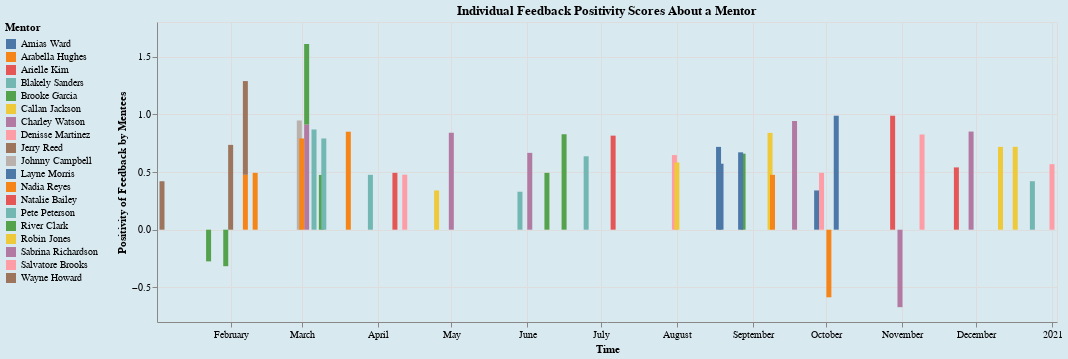

Notebook code for this chart:
### Markdown cell above
# We have decided to use this graph for individual feedback of Mentors

### Code cell
selection = alt.selection_multi(fields=['mentor_full_name'], on='mouseover', bind='legend')


mentor_bar = alt.Chart(source, title="Individual Feedback Positivity Scores About a Mentor").mark_bar().encode(
    alt.X('datetime', title='Time'),
    alt.Y('vader_score', title='Positivity of Feedback by Mentees'),
    color=alt.condition(selection, alt.Color('mentor_full_name:N',
                                             title="Mentor",
                                             legend=alt.Legend(orient="left")),
                        alt.value('lightgray')),
    
    opacity=alt.condition(selection, alt.value(1), alt.value(0.2)),
    tooltip=[alt.Tooltip('mentor_full_name', title='Mentor'),
             alt.Tooltip('feedback_outcome', title='Feedback Outcome'),
             alt.Tooltip('mentee_full_name', title='Mentee'),
             alt.Tooltip('feedback', title='Feedback Given')]
).configure_range(
    category={'scheme': 'dark2'}
).properties(
    width=900,
    selection=selection
).add_selection(
    selection
)

mentor_bar.configure_title(fontSize=26).configure(background='#D9E9F0'
           ).interactive()

### Figure 1 — Vega-Lite specification as saved in the notebook (floating-point values rounded to 4 significant figures)
{"config": {"view": {"continuousWidth": 400, "continuousHeight": 300}, "background": "#D9E9F0"}, "data": {"name": "data-c72bae3c57eb5b757673293a4bc6bd5b"}, "mark": "bar", "encoding": {"color": {"condition": {"field": "mentor_full_name", "legend": {"orient": "left"}, "title": "Mentor", "type": "nominal", "selection": "selector058"}, "value": "lightgray"}, "opacity": {"condition": {"value": 1, "selection": "selector058"}, "value": 0.2}, "tooltip": [{"field": "mentor_full_name", "title": "Mentor", "type": "nominal"}, {"field": "feedback_outcome", "title": "Feedback Outcome", "type": "nominal"}, {"field": "mentee_full_name", "title": "Mentee", "type": "nominal"}, {"field": "feedback", "title": "Feedback Given", "type": "nominal"}], "x": {"field": "datetime", "title": "Time", "type": "temporal"}, "y": {"field": "vader_score", "title": "Positivity of Feedback by Mentees", "type": "quantitative"}}, "selection": {"selector058": {"type": "multi", "fields": ["mentor_full_name"], "on": "mouseover", "bind": "legend"}, "selector059": {"type": "interval", "bind": "scales", "encodings": ["x", "y"]}}, "title": "Individual Feedback Positivity Scores About a Mentor", "width": 900, "$schema": "https://vega.github.io/schema/vega-lite/v4.17.0.json", "datasets": {"data-c72bae3c57eb5b757673293a4bc6bd5b": [{"ticket_id": "RGY31mG14606sC3B", "mentor_id": "UY340CfO5dJ2S210", "mentee_id": "8v417YeUI850jS3Z", "feedback": "I have many hours of undergraduate accounting and finance course work under my belt and this class gives you a tremendous overview of financial statement analysis. The only disadvantage is that the professor creates the workbooks for you and you only have to answer conceptual questions. While this would be great for some, I was hoping for some more hands on work to practice.", "mentee_first_name": "Brady", "mentee_last_name": "Parker", "mentee_full_name": "Brady Parker", "mentor_first_name": "Jerry", "mentor_last_name": "Reed", "mentor_full_name": "Jerry Reed", "datetime": "2020-02-01T00:00:00", "feedback_outcome": "Positive", "vader_score": 0.7351}, {"ticket_id": "1R4587z1caGB1B7u", "mentor_id": "630lhQ431nA0Nz3s", "mentee_id": "yIBKz628y1Ol4538", "feedback": "Great introduction to Accounting Analytics. Unexpected lecturing dialogues. Could have more analytics or additional or optional problem sets to explore more deeply.", "mentee_first_name": "Bo", "mentee_last_name": "Reed", "mentee_full_name": "Bo Reed", "mentor_first_name": "Layne", "mentor_last_name": "Morris", "mentor_full_name": "Layne Morris", "datetime": "2020-09-27T00:00:00", "feedback_outcome": "Positive", "vader_score": 0.34}, {"ticket_id": "21x781Q7Ayo4mgE8", "mentor_id": "8lC6bv1xtG1046M6", "mentee_id": "4A763H2DOZxo68Z3", "feedback": "Very useful and comprehensive", "mentee_first_name": "Matthew", "mentee_last_name": "Miller", "mentee_full_name": "Matthew Miller", "mentor_first_name": "Sabrina", "mentor_last_name": "Richardson", "mentor_full_name": "Sabrina Richardson", "datetime": "2020-06-02T00:00:00", "feedback_outcome": "Positive", "vader_score": 0.6659}, {"ticket_id": "20gp7c24Fx6h4D6g", "mentor_id": "J4o388P4plF5RY70", "mentee_id": "q742317EX47IcugF", "feedback": "This is a really good survey class in the potential of 3d printing, with examples of how individuals can empower themselves and others without the obstacles of traditional tooling, with a relatively short learning curve and low investment. It also demonstrates the ways in which, now and increasingly in the future, we'll all be capable of designing the solutions to our own problems with increasing agility!The only thing that could make it better would be to have more design challenges!Thanks!", "mentee_first_name": "Caden", "mentee_last_name": "Miller", "mentee_full_name": "Caden Miller", "mentor_first_name": "Salvatore", "mentor_last_name": "Brooks", "mentor_full_name": "Salvatore Brooks", "datetime": "2020-11-09T00:00:00", "feedback_outcome": "Positive", "vader_score": 0.825}, {"ticket_id": "46P6Sw8gLI5Q2N14", "mentor_id": "6602Q4ljE112heWg", "mentee_id": "b77WF13NE25b3h8F", "feedback": "Nice course, a difficult one but very challengeable. Nice structure and easy to understand.I wanted to refresh my knowledge in anatomy and in such gained a whole lot more in return.Thanks to the Professors for their time and effort in making this MOOC.Very pleased.", "mentee_first_name": "Sarai", "mentee_last_name": "Price", "mentee_full_name": "Sarai Price", "mentor_first_name": "Johnny", "mentor_last_name": "Campbell", "mentor_full_name": "Johnny Campbell", "datetime": "2020-02-29T00:00:00", "feedback_outcome": "Positive", "vader_score": 0.9466}, {"ticket_id": "tka207qsi63j7X24", "mentor_id": "eA81PAI415m8Tw61", "mentee_id": "Wn68P028X06LpIz2", "feedback": "Very well done! Contents, delivery, clarity, everything was top notch. Thank you!", "mentee_first_name": "Ryan", "mentee_last_name": "Morales", "mentee_full_name": "Ryan Morales", "mentor_first_name": "Callan", "mentor_last_name": "Jackson", "mentor_full_name": "Callan Jackson", "datetime": "2020-09-08T00:00:00", "feedback_outcome": "Positive", "vader_score": 0.8392}, {"ticket_id": "ZrghZ0y5G3S34618", "mentor_id": "yC6d561OJiK355j5", "mentee_id": "L4o15LRyu4L8138J", "feedback": "Great course!", "mentee_first_name": "Caiden", "mentee_last_name": "Stewart", "mentee_full_name": "Caiden Stewart", "mentor_first_name": "Brooke", "mentor_last_name": "Garcia", "mentor_full_name": "Brooke Garcia", "datetime": "2020-08-28T00:00:00", "feedback_outcome": "Positive", "vader_score": 0.6588}, {"ticket_id": "O26z0D5yJ3h5RA40", "mentor_id": "qt64H1zC3z68h4L7", "mentee_id": "8izPp7iMC8v18014", "feedback": "As an introduction course its very helpful. It has just what you need to get started.", "mentee_first_name": "Naya", "mentee_last_name": "Rivera", "mentee_full_name": "Naya Rivera", "mentor_first_name": "Nadia", "mentor_last_name": "Reyes", "mentor_full_name": "Nadia Reyes", "datetime": "2020-09-09T00:00:00", "feedback_outcome": "Positive", "vader_score": 0.4754}, {"ticket_id": "c5t3d1pL8x55Vc24", "mentor_id": "630lhQ431nA0Nz3s", "mentee_id": "0vt3g7SG58W521WL", "feedback": "Excellent introduction to Ableton", "mentee_first_name": "Kylie", "mentee_last_name": "Miller", "mentee_full_name": "Kylie Miller", "mentor_first_name": "Layne", "mentor_last_name": "Morris", "mentor_full_name": "Layne Morris", "datetime": "2020-08-19T00:00:00", "feedback_outcome": "Positive", "vader_score": 0.5719}, {"ticket_id": "6C2o65vy07z3oKm4", "mentor_id": "470KQ6il1DzVH757", "mentee_id": "mfsG0s78v4025G8g", "feedback": "Hello!My name is Ahmed from Egypt, I am 3D Hubs Mayor. I think it's The first course in the internet which will give you the opportunity to know a lot of things about 3D Printing so stay tuned and register now if you interested in 3D printing.Cheers,", "mentee_first_name": "Edith", "mentee_last_name": "Ramirez", "mentee_full_name": "Edith Ramirez", "mentor_first_name": "River", "mentor_last_name": "Clark", "mentor_full_name": "River Clark", "datetime": "2020-03-03T00:00:00", "feedback_outcome": "Positive", "vader_score": 0.6996}, {"ticket_id": "30ICg1B1d6COF100", "mentor_id": "J4o388P4plF5RY70", "mentee_id": "41mm8q3722h1RFAr", "feedback": "I really appreicated the tools and techniques presented in the course. Very very valuable for Merger and Acqusition projects that I will be involved in (if ever)", "mentee_first_name": "Quinn", "mentee_last_name": "Bailey", "mentee_full_name": "Quinn Bailey", "mentor_first_name": "Salvatore", "mentor_last_name": "Brooks", "mentor_full_name": "Salvatore Brooks", "datetime": "2021-01-01T00:00:00", "feedback_outcome": "Positive", "vader_score": 0.5678}, {"ticket_id": "znT1hR0f3bs07063", "mentor_id": "8lC6bv1xtG1046M6", "mentee_id": "0t37ka6108elvkC5", "feedback": "Excellent but tough course ,you need to work and it is not simply called advanced Algorithms and Complexity.You will be forced to test your code properly ,even if you didn't do it properly in the previous specialisation course.", "mentee_first_name": "Aidan", "mentee_last_name": "Mendoza", "mentee_full_name": "Aidan Mendoza", "mentor_first_name": "Sabrina", "mentor_last_name": "Richardson", "mentor_full_name": "Sabrina Richardson", "datetime": "2020-10-31T00:00:00", "feedback_outcome": "Negative", "vader_score": -0.6715}, {"ticket_id": "60F60dl3iJ1tSb50", "mentor_id": "qt64H1zC3z68h4L7", "mentee_id": "FF1wo6Zr6Z4464H0", "feedback": "Good course . A must take for beginners !", "mentee_first_name": "Stella", "mentee_last_name": "Chavez", "mentee_full_name": "Stella Chavez", "mentor_first_name": "Nadia", "mentor_last_name": "Reyes", "mentor_full_name": "Nadia Reyes", "datetime": "2020-02-11T00:00:00", "feedback_outcome": "Positive", "vader_score": 0.4926}, {"ticket_id": "Juu2Z400z4573thE", "mentor_id": "470KQ6il1DzVH757", "mentee_id": "qEC26300fZ615erw", "feedback": "Great content but animations are annoying!", "mentee_first_name": "Cain", "mentee_last_name": "Allen", "mentee_full_name": "Cain Allen", "mentor_first_name": "River", "mentor_last_name": "Clark", "mentor_full_name": "River Clark", "datetime": "2020-01-30T00:00:00", "feedback_outcome": "Negative", "vader_score": -0.3164}, {"ticket_id": "ko1E2MYFf5480k27", "mentor_id": "3s811p68crqH8B5z", "mentee_id": "fo76Oi46or816i8N", "feedback": "Thank you so much!", "mentee_first_name": "Taylor", "mentee_last_name": "Ward", "mentee_full_name": "Taylor Ward", "mentor_first_name": "Wayne", "mentor_last_name": "Howard", "mentor_full_name": "Wayne Howard", "datetime": "2020-01-04T00:00:00", "feedback_outcome": "Positive", "vader_score": 0.4199}, {"ticket_id": "8B1v44L3667FufuY", "mentor_id": "yC6d561OJiK355j5", "mentee_id": "353A6snEGf3456ZU", "feedback": "iam soooo happy to joined to this course which help me to evaluate my skills and increase it", "mentee_first_name": "Anahi", "mentee_last_name": "Carter", "mentee_full_name": "Anahi Carter", "mentor_first_name": "Brooke", "mentor_last_name": "Garcia", "mentor_full_name": "Brooke Garcia", "datetime": "2020-06-16T00:00:00", "feedback_outcome": "Positive", "vader_score": 0.8271}, {"ticket_id": "51o4I50Qn1e31DQP", "mentor_id": "eA81PAI415m8Tw61", "mentee_id": "1j1AL4W5cto736d1", "feedback": "Awesome Course. It was quite challenging though", "mentee_first_name": "Claire", "mentee_last_name": "Cox", "mentee_full_name": "Claire Cox", "mentor_first_name": "Callan", "mentor_last_name": "Jackson", "mentor_full_name": "Callan Jackson", "datetime": "2020-12-11T00:00:00", "feedback_outcome": "Positive", "vader_score": 0.7178}, {"ticket_id": "yjt2g5DKs53H5275", "mentor_id": "J4o388P4plF5RY70", "mentee_id": "87Af0A6c3k262HpM", "feedback": "Good information!", "mentee_first_name": "Hellen", "mentee_last_name": "Heinz", "mentee_full_name": "Hellen Heinz", "mentor_first_name": "Salvatore", "mentor_last_name": "Brooks", "mentor_full_name": "Salvatore Brooks", "datetime": "2020-09-29T00:00:00", "feedback_outcome": "Positive", "vader_score": 0.4926}, {"ticket_id": "b7oR6hs087Rvq843", "mentor_id": "U0o85d0ytk780Ml2", "mentee_id": "ZY7Q4N02536cQgW4", "feedback": "This is the first English course I have taken.Though at first it was kind of difficulty because of language(especially the terms) and profession knowledge(it is a comprehensive course and I am still learning courses concerned at school)the course is really worth taking. I have learned a lot .and it stimulates my interest in accounting.", "mentee_first_name": "Alora", "mentee_last_name": "Castillo", "mentee_full_name": "Alora Castillo", "mentor_first_name": "Amias", "mentor_last_name": "Ward", "mentor_full_name": "Amias Ward", "datetime": "2020-08-27T00:00:00", "feedback_outcome": "Positive", "vader_score": 0.6705}, {"ticket_id": "S2pc8Y7A51x137xC", "mentor_id": "8lC6bv1xtG1046M6", "mentee_id": "4o5C28M8iQ43m6Ij", "feedback": "Fun and interesting course. I learned a lot, despite already being a Live user. Reviewing the assignments of other course-takers widened my horizons and helped me gain valuable insights.", "mentee_first_name": "Denise", "mentee_last_name": "Anderson", "mentee_full_name": "Denise Anderson", "mentor_first_name": "Sabrina", "mentor_last_name": "Richardson", "mentor_full_name": "Sabrina Richardson", "datetime": "2020-03-03T00:00:00", "feedback_outcome": "Positive", "vader_score": 0.91}, {"ticket_id": "7q68M2W54HWDh77f", "mentor_id": "J4o388P4plF5RY70", "mentee_id": "ms51lG223p6D87hp", "feedback": "V difficult, but rewarding!I did not get the grade I thought I would in this class...but I learned a lot more than I thought I could! Very in depth and thorough, I think I value the knowledge I received more than the sub-par grade I received. ;)", "mentee_first_name": "Dream", "mentee_last_name": "Torres", "mentee_full_name": "Dream Torres", "mentor_first_name": "Salvatore", "mentor_last_name": "Brooks", "mentor_full_name": "Salvatore Brooks", "datetime": "2020-07-31T00:00:00", "feedback_outcome": "Positive", "vader_score": 0.6467}, {"ticket_id": "F74056vI21T4kKmE", "mentor_id": "Kks6ET762z5N4Y53", "mentee_id": "aR5084wT662PN8nF", "feedback": "work motivational, very clear, well structured on a steady groove ... excellent!", "mentee_first_name": "Mckinley", "mentee_last_name": "Lee", "mentee_full_name": "Mckinley Lee", "mentor_first_name": "Charley", "mentor_last_name": "Watson", "mentor_full_name": "Charley Watson", "datetime": "2020-11-29T00:00:00", "feedback_outcome": "Positive", "vader_score": 0.8505}, {"ticket_id": "40tx0M65P3sj6b0g", "mentor_id": "86Wi7iP0OI646qQ4", "mentee_id": "2k8j3802WG1WtB1Y", "feedback": "Great review of what can be accomplished through 3D printing.", "mentee_first_name": "Canaan", "mentee_last_name": "Watson", "mentee_full_name": "Canaan Watson", "mentor_first_name": "Arabella", "mentor_last_name": "Hughes", "mentor_full_name": "Arabella Hughes", "datetime": "2020-03-01T00:00:00", "feedback_outcome": "Positive", "vader_score": 0.7906}, {"ticket_id": "3344poCe2B6S83na", "mentor_id": "UY340CfO5dJ2S210", "mentee_id": "yK1X13TlMF0c2571", "feedback": "Great course. I enjoyed learning the material.", "mentee_first_name": "Zander", "mentee_last_name": "Clark", "mentee_full_name": "Zander Clark", "mentor_first_name": "Jerry", "mentor_last_name": "Reed", "mentor_full_name": "Jerry Reed", "datetime": "2020-02-07T00:00:00", "feedback_outcome": "Positive", "vader_score": 0.8126}, {"ticket_id": "85g2P3ldex7d785c", "mentor_id": "yC6d561OJiK355j5", "mentee_id": "w11yyU6UE04Uk831", "feedback": "The instructor does an excellent job, but realistically there is no way to be proficient enough in a 3D software program after a week or two to earn a certificate. The certificate is worthless in my opinion. I liked the class but it seemed more like intro vs. a class of any proficiency required.", "mentee_first_name": "Nadia", "mentee_last_name": "Gray", "mentee_full_name": "Nadia Gray", "mentor_first_name": "Brooke", "mentor_last_name": "Garcia", "mentor_full_name": "Brooke Garcia", "datetime": "2020-03-09T00:00:00", "feedback_outcome": "Positive", "vader_score": 0.4748}, {"ticket_id": "L142X5HFJu8wJ638", "mentor_id": "72nzNC54886hd4hH", "mentee_id": "2k8j3802WG1WtB1Y", "feedback": "The topics are really interesting and advanced! However, there's a lot of talk in chinese, due to questions/answers from teacher and students, and the quizzes are a bit too easy. I learned a lot though.", "mentee_first_name": "Canaan", "mentee_last_name": "Watson", "mentee_full_name": "Canaan Watson", "mentor_first_name": "Natalie", "mentor_last_name": "Bailey", "mentor_full_name": "Natalie Bailey", "datetime": "2020-07-06T00:00:00", "feedback_outcome": "Positive", "vader_score": 0.8151}, {"ticket_id": "lv758F780QWJ1y3b", "mentor_id": "Kks6ET762z5N4Y53", "mentee_id": "T26wb738Nj14k1UJ", "feedback": "I am very glad to see courses like this one on Coursera. The course itself is well structured and contains a lot of useful information and that is exactly what I needed in one place.My only complaint is the price of the course - I think it is a bit expensive especially for this first part of the specialisation - it is an introductory two week course with a lot of advertising...£40..common..are you serious?? A lot of people will buy personal 3D printers or kits after the course, some of them will make a decision to buy a 3D printer for a company they work for (as myself), Fusion 360 subscriptions etc. These companies should sponsor such courses to make them more affordable - it is their interest.I made several courses on Coursera already (Mechanical and Electrical Engineering), they were 5 to 8 weeks and comprised a lot of quite hard work from mentors and students and were only £32 for certificate.I like the idea of this specialisation but I decided not to pay for the certificate because of its price. Although I am very happy to have access to the courses and I thank you for you effort!", "mentee_first_name": "Tessa", "mentee_last_name": "Morales", "mentee_full_name": "Tessa Morales", "mentor_first_name": "Charley", "mentor_last_name": "Watson", "mentor_full_name": "Charley Watson", "datetime": "2020-09-18T00:00:00", "feedback_outcome": "Positive", "vader_score": 0.9421}, {"ticket_id": "5cD4c8T24N61K6Yk", "mentor_id": "R4Ss15q506FH18zt", "mentee_id": "2k8j3802WG1WtB1Y", "feedback": "Thank you so much!", "mentee_first_name": "Canaan", "mentee_last_name": "Watson", "mentee_full_name": "Canaan Watson", "mentor_first_name": "Blakely", "mentor_last_name": "Sanders", "mentor_full_name": "Blakely Sanders", "datetime": "2020-12-24T00:00:00", "feedback_outcome": "Positive", "vader_score": 0.4199}, {"ticket_id": "BKN626QB3h268C5U", "mentor_id": "h8Y752S7P3A0T0na", "mentee_id": "Gp583FzBb5L41n15", "feedback": "Very insightful topic! A good overview of the use of analytics in accounting!", "mentee_first_name": "Hana", "mentee_last_name": "Cook", "mentee_full_name": "Hana Cook", "mentor_first_name": "Arielle", "mentor_last_name": "Kim", "mentor_full_name": "Arielle Kim", "datetime": "2020-11-23T00:00:00", "feedback_outcome": "Positive", "vader_score": 0.5399}, {"ticket_id": "11hYV7383dnN87Lm", "mentor_id": "R4Ss15q506FH18zt", "mentee_id": "S1G22L34k838Uzji", "feedback": "Great! As always great lectures by professor Bushee!", "mentee_first_name": "Ezekiel", "mentee_last_name": "Morris", "mentee_full_name": "Ezekiel Morris", "mentor_first_name": "Blakely", "mentor_last_name": "Sanders", "mentor_full_name": "Blakely Sanders", "datetime": "2020-03-06T00:00:00", "feedback_outcome": "Positive", "vader_score": 0.8684}, {"ticket_id": "oc88q60dzN8407SJ", "mentor_id": "8lC6bv1xtG1046M6", "mentee_id": "L57x1gj8065Dj7Wt", "feedback": "I wanted to give only 4 stars because of the all the “problems” we encountered, but then we are learners investigating problem solving by design thinking. We can handle whatever comes, so the fifth star is for us. We are shaping this course by contributing to forums. Presumably we are ten thousand strong, let’s improve our worldwide voice by saying something on forms so we can get what we need and want we want also to stay on the cutting edge of reality.", "mentee_first_name": "Lawrence", "mentee_last_name": "Jones", "mentee_full_name": "Lawrence Jones", "mentor_first_name": "Sabrina", "mentor_last_name": "Richardson", "mentor_full_name": "Sabrina Richardson", "datetime": "2020-05-01T00:00:00", "feedback_outcome": "Positive", "vader_score": 0.8402}, {"ticket_id": "U80iJ757IvuA8Y60", "mentor_id": "yC6d561OJiK355j5", "mentee_id": "PaXo0715VWy1351r", "feedback": "Very good intro to 3d printed.", "mentee_first_name": "Jaden", "mentee_last_name": "Chavez", "mentee_full_name": "Jaden Chavez", "mentor_first_name": "Brooke", "mentor_last_name": "Garcia", "mentor_full_name": "Brooke Garcia", "datetime": "2020-06-09T00:00:00", "feedback_outcome": "Positive", "vader_score": 0.4927}, {"ticket_id": "lF1cPb68U850tD56", "mentor_id": "670wl1MU23z4fYh7", "mentee_id": "ms51lG223p6D87hp", "feedback": "The course makes accounting interesting and especially the examples are very illustrative. Virtual students bring some fun. The 4th week is however really integrated in the course structure.", "mentee_first_name": "Dream", "mentee_last_name": "Torres", "mentee_full_name": "Dream Torres", "mentor_first_name": "Robin", "mentor_last_name": "Jones", "mentor_full_name": "Robin Jones", "datetime": "2020-12-17T00:00:00", "feedback_outcome": "Positive", "vader_score": 0.7184}, {"ticket_id": "t168P43J13tEll4w", "mentor_id": "L2t7h5Q1O35w40rx", "mentee_id": "0g4I3l8RC0Mue531", "feedback": "If only it was a week longer.", "mentee_first_name": "Zariah", "mentee_last_name": "Hughes", "mentee_full_name": "Zariah Hughes", "mentor_first_name": "Denisse", "mentor_last_name": "Martinez", "mentor_full_name": "Denisse Martinez", "datetime": "2020-02-07T00:00:00", "feedback_outcome": "Neutral", "vader_score": 0.0}, {"ticket_id": "m5r014d3h57ravd0", "mentor_id": "630lhQ431nA0Nz3s", "mentee_id": "yG8z814u6Pw25Z8B", "feedback": "I've know many skills in competition with many true cases. Thanks!", "mentee_first_name": "Abraham", "mentee_last_name": "Hall", "mentee_full_name": "Abraham Hall", "mentor_first_name": "Layne", "mentor_last_name": "Morris", "mentor_full_name": "Layne Morris", "datetime": "2020-08-18T00:00:00", "feedback_outcome": "Positive", "vader_score": 0.7177}, {"ticket_id": "4R27M0tgVay57w84", "mentor_id": "h8Y752S7P3A0T0na", "mentee_id": "h0OSv063IdUM1860", "feedback": "Very useful for understanding the basics of 3D printing technology.", "mentee_first_name": "Adrian", "mentee_last_name": "Gutierrez", "mentee_full_name": "Adrian Gutierrez", "mentor_first_name": "Arielle", "mentor_last_name": "Kim", "mentor_full_name": "Arielle Kim", "datetime": "2020-04-08T00:00:00", "feedback_outcome": "Positive", "vader_score": 0.4927}, {"ticket_id": "Lx4C75n8dAO642s5", "mentor_id": "mg3W02iR15j3w85K", "mentee_id": "2Dkq2jr8525Q2fF7", "feedback": "Very helpful", "mentee_first_name": "Aliyah", "mentee_last_name": "Green", "mentee_full_name": "Aliyah Green", "mentor_first_name": "Pete", "mentor_last_name": "Peterson", "mentor_full_name": "Pete Peterson", "datetime": "2020-03-29T00:00:00", "feedback_outcome": "Positive", "vader_score": 0.4754}, {"ticket_id": "5573K40xN5GUlA8C", "mentor_id": "R4Ss15q506FH18zt", "mentee_id": "T26wb738Nj14k1UJ", "feedback": "Very informative an approachable course. I really like the way Aric presents the information. I am excited to complete the rest of the Specialization.", "mentee_first_name": "Tessa", "mentee_last_name": "Morales", "mentee_full_name": "Tessa Morales", "mentor_first_name": "Blakely", "mentor_last_name": "Sanders", "mentor_full_name": "Blakely Sanders", "datetime": "2020-06-25T00:00:00", "feedback_outcome": "Positive", "vader_score": 0.6361}, {"ticket_id": "o4u5y7q6Sw3iW764", "mentor_id": "qt64H1zC3z68h4L7", "mentee_id": "01k40nHCD3MW3c40", "feedback": "I would add more examples on how to populate the data, even spend time on optional videos where the professor or his assistant goes through testing ratios (something similar to Operations Analytics). I feel like the professor was rushing through his explanations and the models. Maybe people found the course very useful however I felt like there was too much text and immediate switch to Excel file that was elaborated shortly. Overall, I am not sure how to apply these ratios in my final project...", "mentee_first_name": "Adaline", "mentee_last_name": "Reyes", "mentee_full_name": "Adaline Reyes", "mentor_first_name": "Nadia", "mentor_last_name": "Reyes", "mentor_full_name": "Nadia Reyes", "datetime": "2020-03-20T00:00:00", "feedback_outcome": "Positive", "vader_score": 0.8493}, {"ticket_id": "5V15k63Qql28UUC3", "mentor_id": "470KQ6il1DzVH757", "mentee_id": "u2Q3Szc7511be56h", "feedback": "Don't recommend.You're better off skimming through the ableton manual and using the search function to get the answers you want.", "mentee_first_name": "Brett", "mentee_last_name": "Johnson", "mentee_full_name": "Brett Johnson", "mentor_first_name": "River", "mentor_last_name": "Clark", "mentor_full_name": "River Clark", "datetime": "2020-01-23T00:00:00", "feedback_outcome": "Neutral", "vader_score": -0.2746}, {"ticket_id": "4fk6bx2d01k833Nx", "mentor_id": "670wl1MU23z4fYh7", "mentee_id": "fo76Oi46or816i8N", "feedback": "it could be easily compressed in a two-weeks course.Sometimes interviews are too long for what they need to explain.", "mentee_first_name": "Taylor", "mentee_last_name": "Ward", "mentee_full_name": "Taylor Ward", "mentor_first_name": "Robin", "mentor_last_name": "Jones", "mentor_full_name": "Robin Jones", "datetime": "2020-04-25T00:00:00", "feedback_outcome": "Positive", "vader_score": 0.34}, {"ticket_id": "3ZzNw02Zvu61D771", "mentor_id": "qt64H1zC3z68h4L7", "mentee_id": "yk722ZDzO7N6365j", "feedback": "It is very nice for people are starting with abletobn program", "mentee_first_name": "Tyler", "mentee_last_name": "Clark", "mentee_full_name": "Tyler Clark", "mentor_first_name": "Nadia", "mentor_last_name": "Reyes", "mentor_full_name": "Nadia Reyes", "datetime": "2020-02-07T00:00:00", "feedback_outcome": "Positive", "vader_score": 0.4754}, {"ticket_id": "MD378K50C8N5L4aj", "mentor_id": "eA81PAI415m8Tw61", "mentee_id": "fo76Oi46or816i8N", "feedback": "Really useful for beginners!!", "mentee_first_name": "Taylor", "mentee_last_name": "Ward", "mentee_full_name": "Taylor Ward", "mentor_first_name": "Callan", "mentor_last_name": "Jackson", "mentor_full_name": "Callan Jackson", "datetime": "2020-08-01T00:00:00", "feedback_outcome": "Positive", "vader_score": 0.5827}, {"ticket_id": "0VJZj4d4E605Di87", "mentor_id": "86Wi7iP0OI646qQ4", "mentee_id": "aR5084wT662PN8nF", "feedback": "Good content but the Chinese translation is bad, which makes quiz quite obscure in meaning", "mentee_first_name": "Mckinley", "mentee_last_name": "Lee", "mentee_full_name": "Mckinley Lee", "mentor_first_name": "Arabella", "mentor_last_name": "Hughes", "mentor_full_name": "Arabella Hughes", "datetime": "2020-10-02T00:00:00", "feedback_outcome": "Negative", "vader_score": -0.5859}, {"ticket_id": "2fBl515Z75P31GDK", "mentor_id": "72nzNC54886hd4hH", "mentee_id": "27RG2N24cxW3z7O7", "feedback": "Great thanks for Dr.aric ,who has a smiley face ,If any one enrolled this course ,he would get a great knowledge and usefull information about 3d printing or addtive manufacturing ,throw a simple & exciting videos ,not only that ,you would get another benefits not only information about 3d priting ,like ,getting knowledge of many companies from the inside ,see stories of successfull people which achieves you to keep up with your work ,meet with your colleagues and make new friends ,and finally grow up your english skills ,like listening and grow up your vocabulary .....Great thaks for coursera team ,it's our pleasure to learn with you ........", "mentee_first_name": "Maverick", "mentee_last_name": "Clark", "mentee_full_name": "Maverick Clark", "mentor_first_name": "Natalie", "mentor_last_name": "Bailey", "mentor_full_name": "Natalie Bailey", "datetime": "2020-10-28T00:00:00", "feedback_outcome": "Positive", "vader_score": 0.9877}, {"ticket_id": "V3V741mxkpV5716Z", "mentor_id": "mg3W02iR15j3w85K", "mentee_id": "yK1X13TlMF0c2571", "feedback": "This is a great course for people who do not know Ableton. The exercises were easy to understand.", "mentee_first_name": "Zander", "mentee_last_name": "Clark", "mentee_full_name": "Zander Clark", "mentor_first_name": "Pete", "mentor_last_name": "Peterson", "mentor_full_name": "Pete Peterson", "datetime": "2020-03-10T00:00:00", "feedback_outcome": "Positive", "vader_score": 0.7906}, {"ticket_id": "7013E7h1b8MG5Apt", "mentor_id": "630lhQ431nA0Nz3s", "mentee_id": "b3F1LSxu6DT37783", "feedback": "Great thanks for Dr.aric ,who has a smiley face ,If any one enrolled this course ,he would get a great knowledge and usefull information about 3d printing or addtive manufacturing ,throw a simple & exciting videos ,not only that ,you would get another benefits not only information about 3d priting ,like ,getting knowledge of many companies from the inside ,see stories of successfull people which achieves you to keep up with your work ,meet with your colleagues and make new friends ,and finally grow up your english skills ,like listening and grow up your vocabulary .....Great thaks for coursera team ,it's our pleasure to learn with you ........", "mentee_first_name": "Conner", "mentee_last_name": "Sanchez", "mentee_full_name": "Conner Sanchez", "mentor_first_name": "Layne", "mentor_last_name": "Morris", "mentor_full_name": "Layne Morris", "datetime": "2020-10-05T00:00:00", "feedback_outcome": "Positive", "vader_score": 0.9877}, {"ticket_id": "762WtMG1Fe10t6i5", "mentor_id": "R4Ss15q506FH18zt", "mentee_id": "4Yh83MOA8H5V7G01", "feedback": "Excellent course, first 3 weeks were very technical but highly informative. Quite a bit of accounting knowledge is required to understand the work. Last week of lessons were more simple and intuitive to understand, but overall, a very insightful module", "mentee_first_name": "Anika", "mentee_last_name": "Jackson", "mentee_full_name": "Anika Jackson", "mentor_first_name": "Blakely", "mentor_last_name": "Sanders", "mentor_full_name": "Blakely Sanders", "datetime": "2020-05-29T00:00:00", "feedback_outcome": "Positive", "vader_score": 0.3291}, {"ticket_id": "P00l866BJa4B2UO6", "mentor_id": "h8Y752S7P3A0T0na", "mentee_id": "5B6C653Z77V4GxcW", "feedback": "It's not a course... this is a very short general introduction to 3D Printing", "mentee_first_name": "Keegan", "mentee_last_name": "Adams", "mentee_full_name": "Keegan Adams", "mentor_first_name": "Arielle", "mentor_last_name": "Kim", "mentor_full_name": "Arielle Kim", "datetime": "2020-10-22T00:00:00", "feedback_outcome": "Neutral", "vader_score": 0.0}, {"ticket_id": "v7D3I30GiZX31j31", "mentor_id": "L2t7h5Q1O35w40rx", "mentee_id": "4o5C28M8iQ43m6Ij", "feedback": "This is a very basic course on 3D Printing Technology but every aspect of the technology is artistically explained. All the various points of view are considered and a 360 degree idea is passed on to the students.By taking this course, students who are contemplating about their involvement in this revolutionary technology will be able to finally decide their future course of action, which I believe will be positive.In short, this course will provide you a base whereas the further courses, I think (as I haven't taken up the rest of the courses till now but I intend to) will add sufficient value to your knowledge.Regards.", "mentee_first_name": "Denise", "mentee_last_name": "Anderson", "mentee_full_name": "Denise Anderson", "mentor_first_name": "Denisse", "mentor_last_name": "Martinez", "mentor_full_name": "Denisse Martinez", "datetime": "2020-04-12T00:00:00", "feedback_outcome": "Positive", "vader_score": 0.4767}]}}
